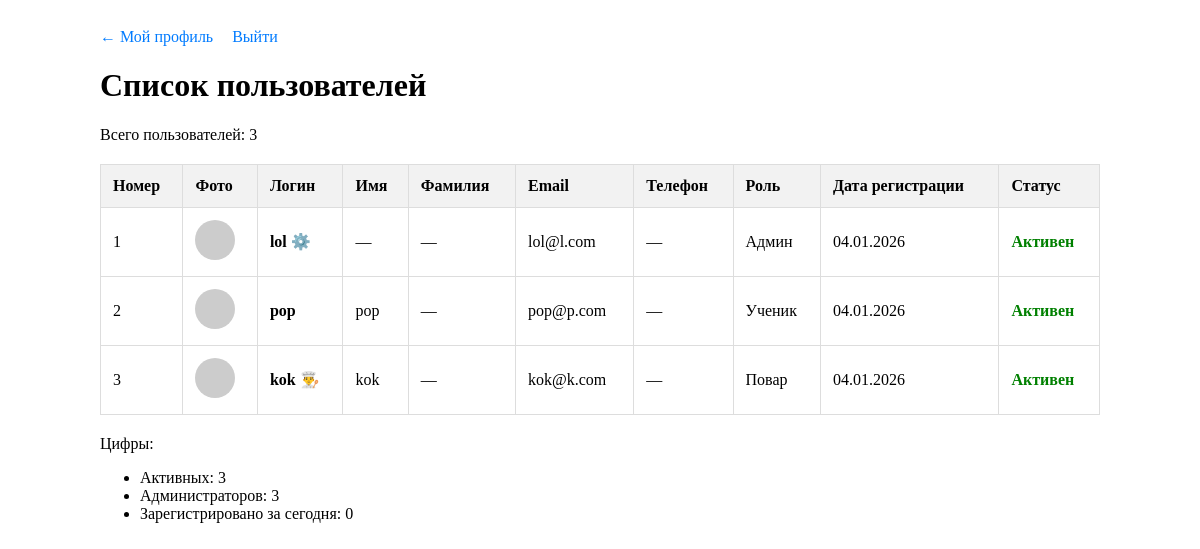
Screenshot of /users/list/ (signed in) with the database file from the repository.
### users/models.py (models this page shows, shortened)
class CustomUser(AbstractUser):
    ROLE_CHOICES = [
        ('admin', 'Администратор'),
        ('student', 'Ученик'),
        ('chef', 'Повар'),
    ]
    role = models.CharField(max_length=20, choices=ROLE_CHOICES, default='student')
    phone = models.CharField(max_length=15, blank=True)
    avatar = models.ImageField(upload_to='avatars/', blank=True, null=True)
    birth_date = models.DateField(blank=True, null=True)
    allergens = models.ManyToManyField(
        'orders.Ingredient',
        blank=True,
        verbose_name='Аллергены',
        help_text='Отметьте ингредиенты-аллергены'
    )
    balance = models.DecimalField(
        max_digits=10,
        decimal_places=2,
        default=0.00,
        verbose_name='Баланс'
    )
    bonus_points = models.IntegerField(
        default=0,
        verbose_name='Бонусные баллы'
    )

### users/views.py (the view)
# urls.py: path('list/', views.user_list, name='user_list'),  # Список всех пользователей
@login_required
def user_list(request):
    users = CustomUser.objects.all()
    return render(request, 'users/user_list.html', {'users': users})

### users/templates/users/user_list.html (shortened to what this page needs)
<!DOCTYPE html>
<html>
<head>
</head>
<body>
    <div class="container">
        <div class="navigation">
            <a href="{% url 'profile' %}">← Мой профиль</a>
            <a href="{% url 'logout' %}">Выйти</a>
        </div>
        <h1>Список пользователей</h1>
        <p>Всего пользователей: {{ users|length }}</p>
        <table class="user-table">
            <thead>
                <tr>
                    <th>Номер</th>
                    <th>Фото</th>
                    <th>Логин</th>
                    <th>Имя</th>
                    <th>Фамилия</th>
                    <th>Email</th>
                    <th>Телефон</th>
                    <th>Роль</th>
                    <th>Дата регистрации</th>
                    <th>Статус</th>
                </tr>
            </thead>
            <tbody>
                {% for user in users %}
                <tr>
                    <td>{{ user.id }}</td>
                    <td>
                        {% if user.avatar %}
                            <img src="{{ user.avatar.url }}" alt="Аватар" class="avatar-small">
                        {% else %}
                            <img src="https://via.placeholder.com/40" alt="Нет аватара" class="avatar-small">
                        {% endif %}
                    </td>
                    <td>
                        <strong>{{ user.username }}</strong>
                        {% if user.role == 'admin' %}
                            <span style="color: red;">⚙️</span>
                        {% elif user.role == 'chef' %}
                            <span style="color: orange;">👨‍🍳</span>
                        {% endif %}
                    </td>
                    <td>{{ user.first_name|default:"—" }}</td>
                    <td>{{ user.last_name|default:"—" }}</td>
                    <td>{{ user.email }}</td>
                    <td>{{ user.phone|default:"—" }}</td>
                    <td>
                        {% if user.role == 'student' %}Ученик{% endif %}
                        {% if user.role == 'admin' %}Админ{% endif %}
                        {% if user.role == 'chef' %}Повар{% endif %}
                    </td>
                    <td>{{ user.date_joined|date:"d.m.Y" }}</td>
                    <td>
                        {% if user.is_active %}
                            <span class="status-active">Активен</span>
                        {% else %}
                            <span class="status-inactive">Неактивен</span>
                        {% endif %}
                    </td>
                </tr>
                {% endfor %}
            </tbody>
        </table>
        <div style="margin-top: 20px;">
            <p>Цифры:</p>
            <ul>
                <li>Активных: {{ users|length }}</li>
                <li>Администраторов: {{ users|length|default:0 }}</li>
                <li>Зарегистрировано за сегодня: 0</li>
            </ul>
        </div>
    </div>
</body>
</html>

### users/templates/users/user_list.html (style rules this page uses)
.container { max-width: 1000px; margin: 0 auto; padding: 20px; }
.user-table { width: 100%; border-collapse: collapse; margin-top: 20px; }
.user-table th, .user-table td { border: 1px solid #ddd; padding: 12px; text-align: left; }
.user-table th { background-color: #f2f2f2; }
.avatar-small { width: 40px; height: 40px; border-radius: 50%; object-fit: cover; }
.status-active { color: green; font-weight: bold; }
.navigation { margin-bottom: 20px; }
.navigation a { margin-right: 15px; text-decoration: none; color: #007bff; }

### rows the page displays
CustomUser: id "1", username "lol", first_name "—", last_name "—", email "lol@l.com", phone "—", role "Админ", date_joined "04.01.2026", is_active "Активен"
CustomUser: id "2", username "pop", first_name "pop", last_name "—", email "pop@p.com", phone "—", role "Ученик", date_joined "04.01.2026", is_active "Активен"
CustomUser: id "3", username "kok", first_name "kok", last_name "—", email "kok@k.com", phone "—", role "Повар", date_joined "04.01.2026", is_active "Активен"

### other values shown
{{ users|length }} "3"
{{ users|length|default:0 }} "3"
